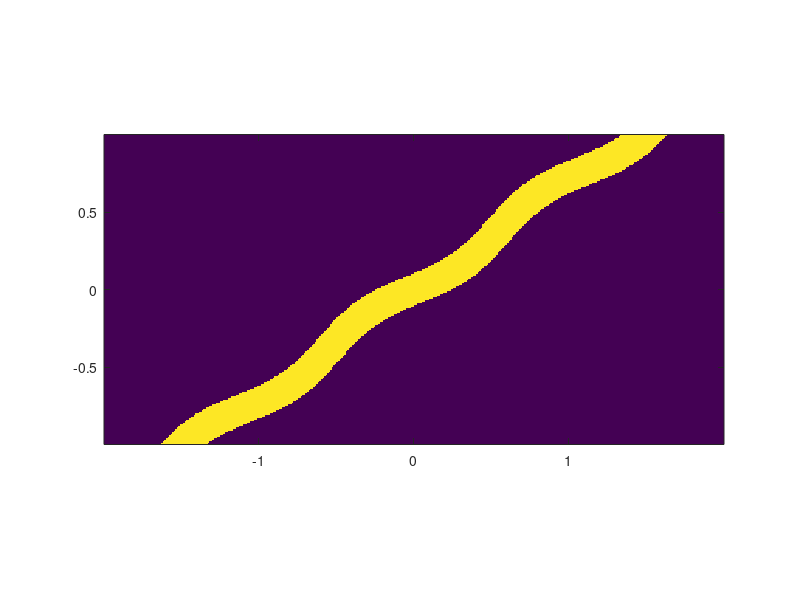

Write MATLAB code to recreate this figure.
clear

style = 1; % 1: sinus, 2:Gaussian

% Domain
xmin = -2;
xmax =  2;
ymin = -1;
ymax =  1;

% Discretisation
ncx = 400;
ncy = 200;
dx  = (xmax-xmin)/ncx;
dy  = (ymax-ymin)/ncy;
xc  = xmin+dx/2:dx:xmax-dx/2;
yc  = ymin+dy/2:dy:ymax-dy/2;
[xc2,yc2] = ndgrid(xc,yc);

% Layer parameters
h   = 0.1;
tet = 35*pi/180;
Lx  = xmin-xmax;

% Perturbation
a   = 1*h/2;
sig = Lx/20;

% Coordinates of upper layer limit
X1 = (yc2+h*cos(tet)).*sin(tet) + (xc2-h*sin(tet)).*cos(tet);
Y1 = (yc2+h*cos(tet)).*cos(tet) - (xc2-h*sin(tet)).*sin(tet);

% Coordinates of lower layer limit
X2 = (yc2-h*cos(tet)).*sin(tet) + (xc2+h*sin(tet)).*cos(tet);
Y2 = (yc2-h*cos(tet)).*cos(tet) - (xc2+h*sin(tet)).*sin(tet);

if style==1
    % Sinus
    f1 = Y1 - a*sin(6*pi*(X1)/Lx);
    f2 = Y2 - a*sin(6*pi*(X2)/Lx);
else
    % Gaussian
    f1 = Y1 - a*exp(-(X1/sig).^2);
    f2 = Y2 + a*exp(-(X2/sig).^2);
end

% Phase
phase  = zeros(size(xc2));
phase(f1>0 & f2<0) = 1;

% Viz
figure(1)
imagesc(xc,yc,phase'), axis image xy